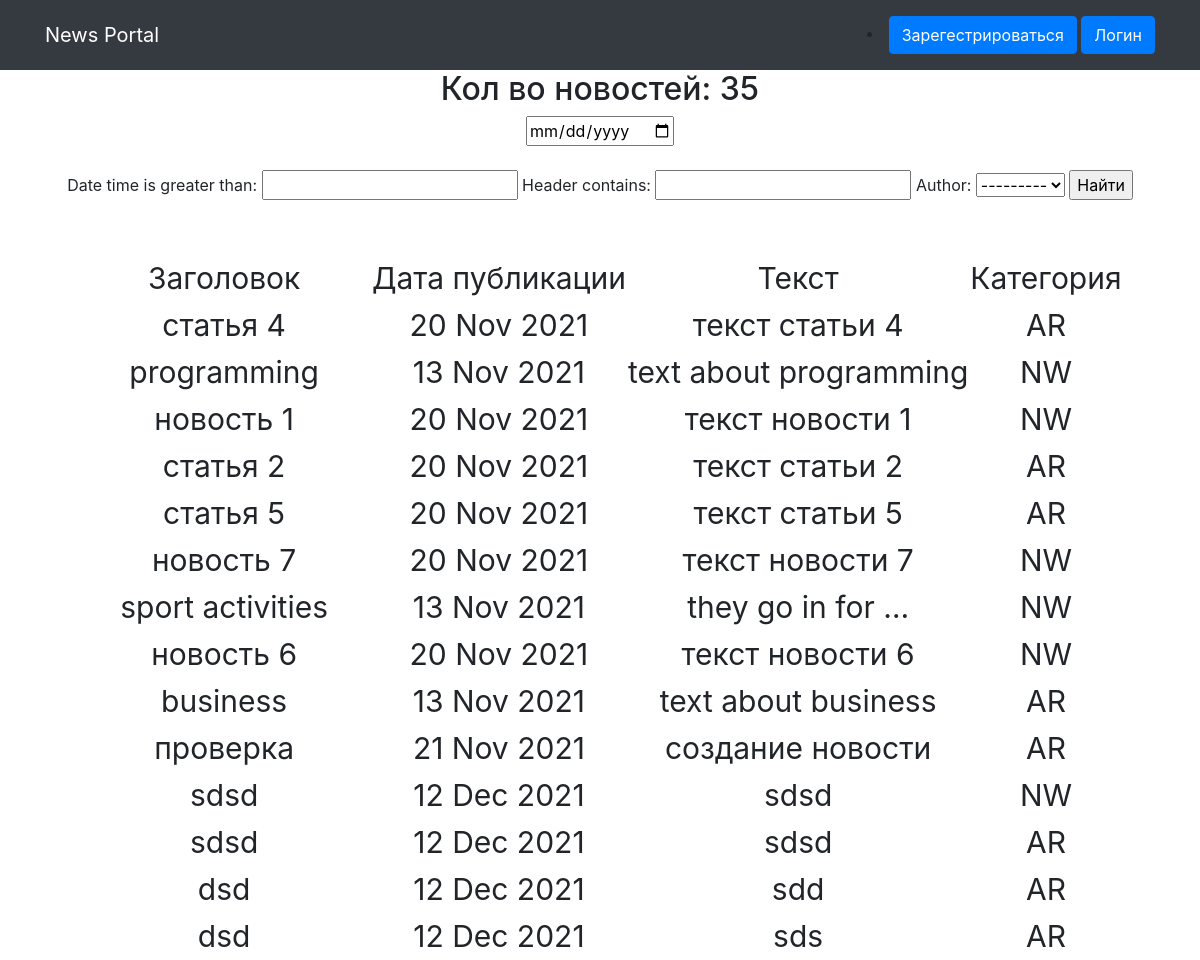
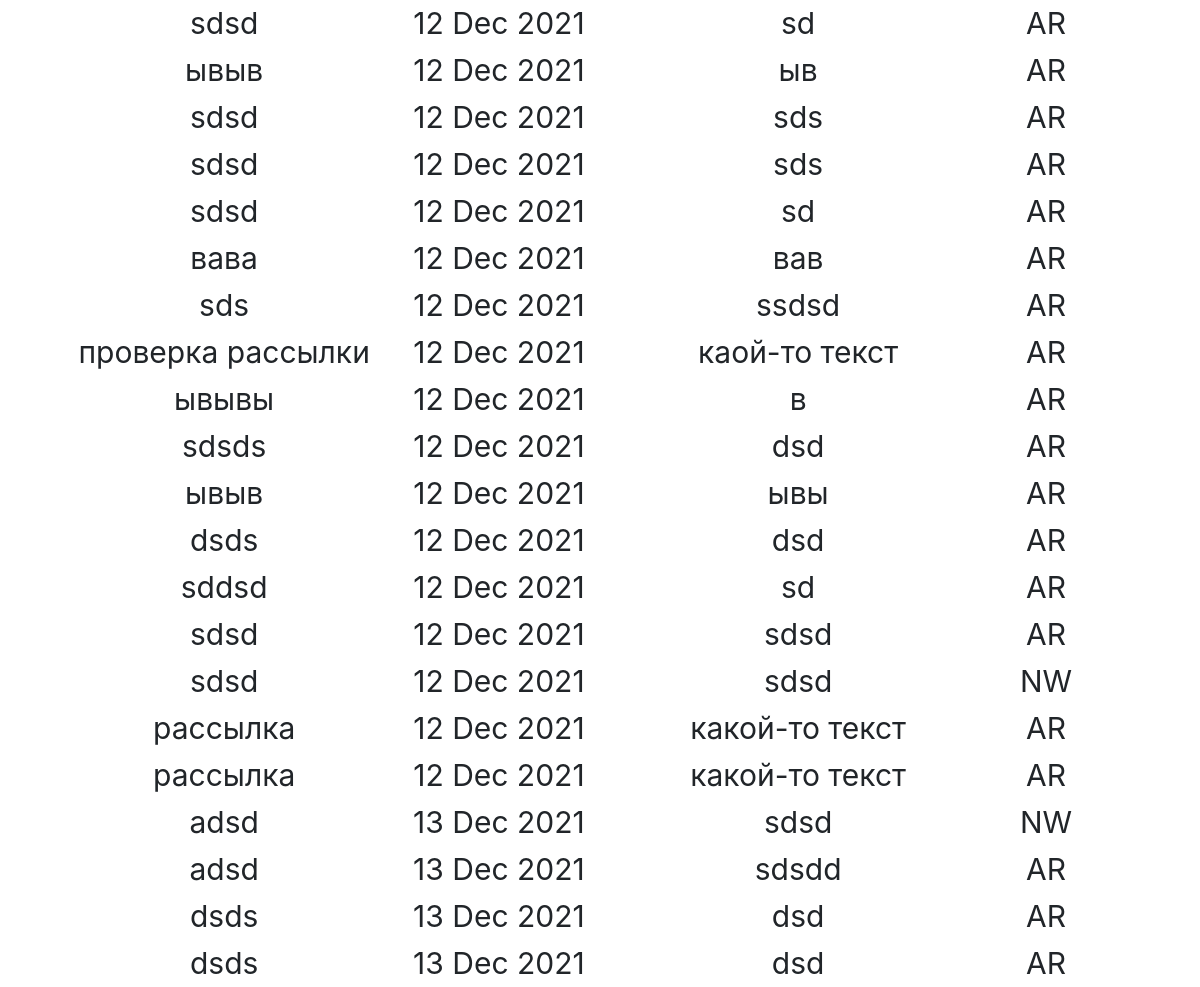
The app's page /news/search/ with its own data (2 pictures, top to bottom).
### NewsApp/models.py (models this page shows, shortened)
class Post(models.Model):
    author = models.ForeignKey(Author,on_delete=models.CASCADE)
    News = "NW"
    Article = 'AR'
    TYPES = (
        (News, 'Новость'),
        (Article, 'Статья')
    )
    category_type = models.CharField(choices=TYPES, max_length=2, default=Article)
    date_time = models.DateTimeField(auto_now_add=True)
    header = models.CharField(max_length=64)
    text = models.CharField(max_length=128)
    rating = models.IntegerField(default=0)
    post_category = models.ManyToManyField(Category, through="PostCategory")

### NewsApp/views.py (the view)
# urls.py: path('search/', NewsSearch.as_view()),
class NewsSearch(ListView):
    model = Post
    template_name = 'search.html'
    context_object_name = 'news'
    ordering = ['-rating']
    def get_context_data(self, **kwargs):
        context = super().get_context_data(**kwargs)
        context['filter'] = NewsFilter(self.request.GET, queryset=self.get_queryset())
        return context

### NewsApp/models.py (called while the page is built)
    def __str__(self):
        return f'{self.author_name}'

### NewsApp/templatetags/custom_filters.py (called while the page is built)
@register.filter(name='Censor')
def Censor(text):
    text = str(text).lower().split(' ')
    List_of_bad_words = [
        'мразь','гнилой','пожилой','каворкинг','бомж','изнасиловал'
    ]
    edited_text = ''
    for word in text:
        if word not in List_of_bad_words:
            edited_text += word + ' '
    return str(edited_text)

### templates/search.html (shortened to what this page needs)
{% extends 'flatpages/default.html' %}
{% load custom_filters %}
{% block content %}
    {% if news %}
    <h2>Кол во новостей: {{ news|length }}</h2>
    <form method="GET">
        <input type="date">
        <br>
        <br>
        {{ filter.form }}
        <input type="submit" value="Найти">
    </form>
        <table style="margin: 0 auto;font-size: 30px;margin-top: 50px;">
            <tr>
                <td>Заголовок</td>
                <td>Дата публикации</td>
                <td>Текст</td>
                <td>Категория</td>
            </tr>
            {% for new in filter.qs %}
            <tr>
                <td>
                    {{ new.header|Censor }}
                </td>
                <td>
                    {{ new.date_time|date:'d M Y' }}
                </td>
                <td>
                    {{ new.text|truncatewords:4|Censor }}
                </td>
                <td>
                    {{ new.category_type }}
                </td>
            </tr>
            {% endfor %}
        </table>
    {% else %}
        <h4>Нет новостей!</h4>
    {% endif %}
{% endblock content %}

### records on screen
Post: header|Censor "статья 4", date_time "20 Nov 2021", text|Censor "текст статьи 4", category_type "AR"
Post: header|Censor "programming", date_time "13 Nov 2021", text|Censor "text about programming", category_type "NW"
Post: header|Censor "новость 1", date_time "20 Nov 2021", text|Censor "текст новости 1", category_type "NW"
Post: header|Censor "статья 2", date_time "20 Nov 2021", text|Censor "текст статьи 2", category_type "AR"
Post: header|Censor "статья 5", date_time "20 Nov 2021", text|Censor "текст статьи 5", category_type "AR"
Post: header|Censor "новость 7", date_time "20 Nov 2021", text|Censor "текст новости 7", category_type "NW"
Post: header|Censor "sport activities", date_time "13 Nov 2021", text|Censor "they go in for …", category_type "NW"
Post: header|Censor "новость 6", date_time "20 Nov 2021", text|Censor "текст новости 6", category_type "NW"
Post: header|Censor "business", date_time "13 Nov 2021", text|Censor "text about business", category_type "AR"
Post: header|Censor "проверка", date_time "21 Nov 2021", text|Censor "создание новости", category_type "AR"
Post: header|Censor "sdsd", date_time "12 Dec 2021", text|Censor "sdsd", category_type "NW"
Post: header|Censor "sdsd", date_time "12 Dec 2021", text|Censor "sdsd", category_type "AR"
Post: header|Censor "dsd", date_time "12 Dec 2021", text|Censor "sdd", category_type "AR"
Post: header|Censor "dsd", date_time "12 Dec 2021", text|Censor "sds", category_type "AR"
Post: header|Censor "sdsd", date_time "12 Dec 2021", text|Censor "sd", category_type "AR"
Post: header|Censor "ывыв", date_time "12 Dec 2021", text|Censor "ыв", category_type "AR"
Post: header|Censor "sdsd", date_time "12 Dec 2021", text|Censor "sds", category_type "AR"
Post: header|Censor "sdsd", date_time "12 Dec 2021", text|Censor "sds", category_type "AR"
Post: header|Censor "sdsd", date_time "12 Dec 2021", text|Censor "sd", category_type "AR"
Post: header|Censor "вава", date_time "12 Dec 2021", text|Censor "вав", category_type "AR"
Post: header|Censor "sds", date_time "12 Dec 2021", text|Censor "ssdsd", category_type "AR"
Post: header|Censor "проверка рассылки", date_time "12 Dec 2021", text|Censor "каой-то текст", category_type "AR"
Post: header|Censor "ывывы", date_time "12 Dec 2021", text|Censor "в", category_type "AR"
Post: header|Censor "sdsds", date_time "12 Dec 2021", text|Censor "dsd", category_type "AR"
Post: header|Censor "ывыв", date_time "12 Dec 2021", text|Censor "ывы", category_type "AR"
Post: header|Censor "dsds", date_time "12 Dec 2021", text|Censor "dsd", category_type "AR"
Post: header|Censor "sddsd", date_time "12 Dec 2021", text|Censor "sd", category_type "AR"
Post: header|Censor "sdsd", date_time "12 Dec 2021", text|Censor "sdsd", category_type "AR"
Post: header|Censor "sdsd", date_time "12 Dec 2021", text|Censor "sdsd", category_type "NW"
Post: header|Censor "рассылка", date_time "12 Dec 2021", text|Censor "какой-то текст", category_type "AR"
Post: header|Censor "рассылка", date_time "12 Dec 2021", text|Censor "какой-то текст", category_type "AR"
Post: header|Censor "adsd", date_time "13 Dec 2021", text|Censor "sdsd", category_type "NW"
Post: header|Censor "adsd", date_time "13 Dec 2021", text|Censor "sdsdd", category_type "AR"
Post: header|Censor "dsds", date_time "13 Dec 2021", text|Censor "dsd", category_type "AR"
Post: header|Censor "dsds", date_time "13 Dec 2021", text|Censor "dsd", category_type "AR"

### other values on screen
{{ news|length }} "35"
